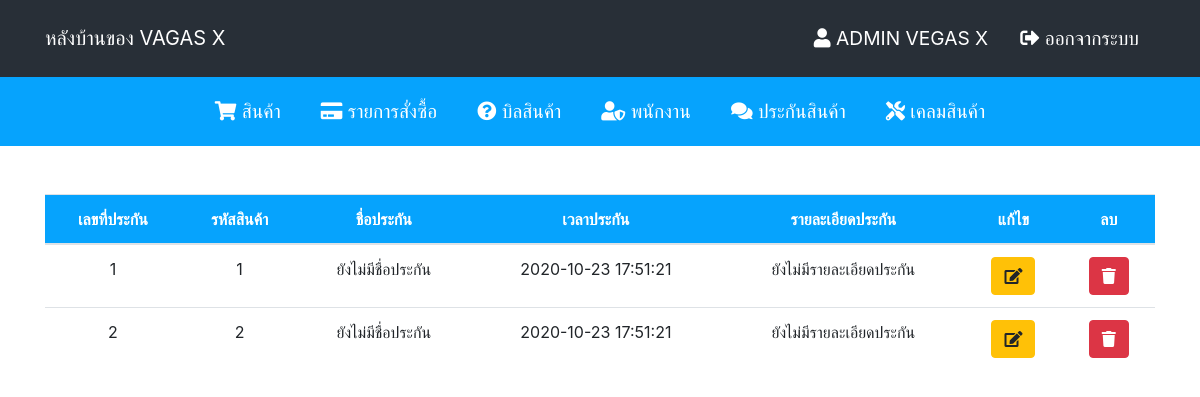
Before: /admin/insurance.php (signed in) with the older database file.
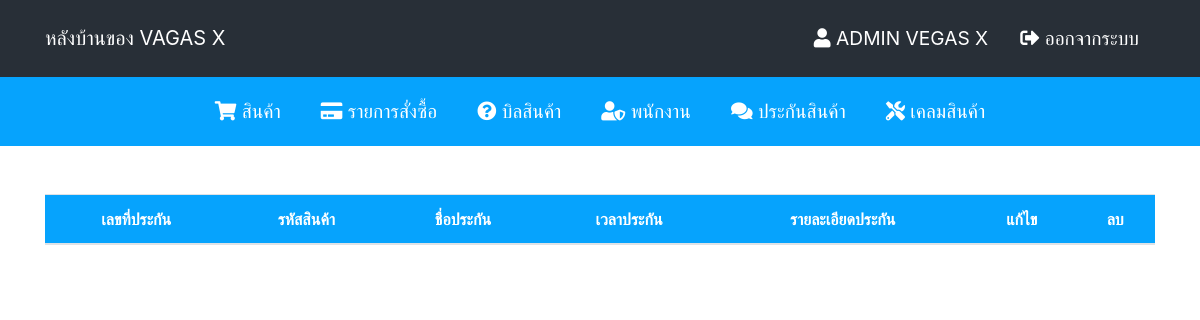
After: the same page with the newer database file.
### tables this page shows
CREATE TABLE `insurance` (
  `insurance_id` int(11) NOT NULL,
  `store_id` varchar(255) NOT NULL,
  `insurance_name` varchar(255) NOT NULL,
  `insurance_date` varchar(255) NOT NULL,
  `insurance_detail` text NOT NULL
);

### admin/insurance.php (the view, shortened to what this page needs)
<?php
    include('../config/db.php');
?>
<!DOCTYPE html>
<html lang="en">
<head>
    <?php include('includes/css.php'); ?>
</head>
<body>
    <?php include('includes/navbar.php'); ?>
    <div class="container mt-5">
        <table class="table text-center">
            <thead class="table-custom">
                <tr>
                    <th>เลขที่ประกัน</th>
                    <th>รหัสสินค้า</th>
                    <th>ชื่อประกัน</th>
                    <th>เวลาประกัน</th>
                    <th>รายละเอียดประกัน</th>
                    <th>แก้ไข</th>
                    <th>ลบ</th>
                </tr>
            </thead>
            <tbody>
                <?php
                     $sql = "SELECT * FROM `insurance`";
                     $query = mysqli_query($conn, $sql);
                     while($row = mysqli_fetch_array($query)) {
                ?>
                <tr>
                    <td><?= $row['insurance_id']; ?></td>
                    <td><?= $row['store_id']; ?></td>
                    <td>
                        <?php if(empty($row['insurance_name'])) {
                            echo "ยังไม่มีชื่อประกัน";
                        } else {
                            echo $row['insurance_name'];
                        } ?>
                    </td>
                    <td><?= $row['insurance_date']; ?></td>
                    <td>
                        <?php if(empty($row['insurance_detail'])) {
                            echo "ยังไม่มีรายละเอียดประกัน";
                        } else {
                            echo $row['insurance_detail'];
                        } ?>
                    </td>
                    <td><a href="" class="btn btn-warning" data-toggle="modal" data-target="#editinsurance<?= $row['insurance_id']; ?>"><i class="fas fa-edit"></i></a></td>
                    <td><a href="" class="btn btn-danger" data-toggle="modal" data-target="#removeinsurance<?= $row['insurance_id']; ?>"><i class="fas fa-trash"></i></a></td>
                </tr>
                <?php } ?>
            </tbody>
        </table>
    </div>
</body>
</html>

Changed rows visible on the page:
removed insurance: insurance_id "1", store "1", insurance_name "ยังไม่มีชื่อประกัน", insurance_date "2020-10-23 17:51:21", insurance_detail "ยังไม่มีรายละเอียดประกัน"
removed insurance: insurance_id "2", store "2", insurance_name "ยังไม่มีชื่อประกัน", insurance_date "2020-10-23 17:51:21", insurance_detail "ยังไม่มีรายละเอียดประกัน"
